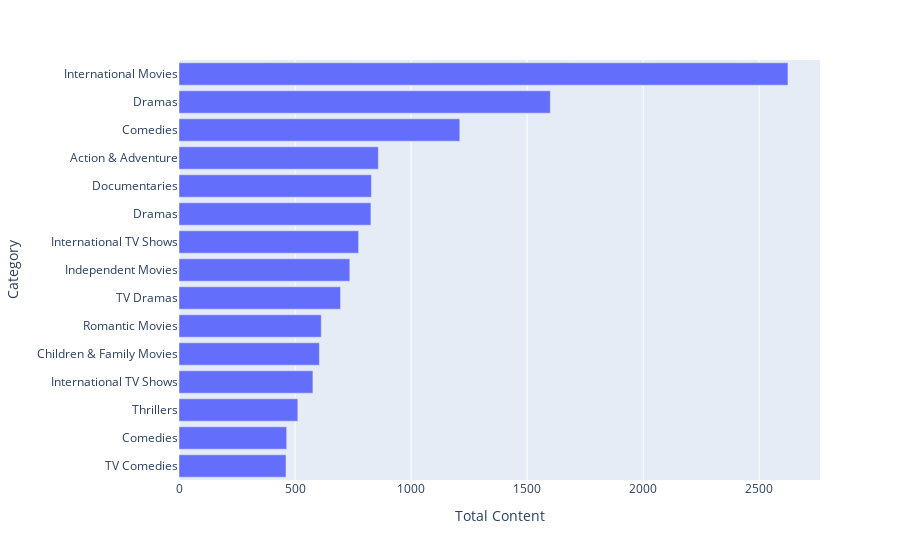

The code cell stored with this chart in its notebook:
### Code cell
dff['listed_in']=dff['listed_in'].fillna('Bilinmiyor')
filtered_category=pd.DataFrame()
filtered_category=dff['listed_in'].str.split(',',expand=True).stack()
filtered_category=filtered_category.to_frame()
filtered_category.columns=['Category']
category=filtered_category.groupby(['Category']).size().reset_index(name='Total Content')
category=category[category.Category !='Bilinmiyor']
category=category.sort_values(by=['Total Content'],ascending=False)

categoryTop5=category.head(15)
categoryTop5=categoryTop5.sort_values(by=['Total Content'])
fig2=px.bar(categoryTop5,x='Total Content',y='Category')
fig2.show()

### Figure 1 — Plotly figure (JSON) as saved in the notebook; plotly's stock layout.template omitted (floating-point values rounded to 4 significant figures)
{"data": [{"alignmentgroup": "True", "hovertemplate": "Total Content=%{x}<br>Category=%{y}<extra></extra>", "legendgroup": "", "marker": {"color": "#636efa", "pattern": {"shape": ""}}, "name": "", "offsetgroup": "", "orientation": "h", "showlegend": false, "textposition": "auto", "type": "bar", "x": [461, 464, 512, 577, 605, 613, 696, 736, 774, 827, 829, 859, 1210, 1600, 2624], "xaxis": "x", "y": [" TV Comedies", " Comedies", " Thrillers", " International TV Shows", "Children & Family Movies", " Romantic Movies", " TV Dramas", " Independent Movies", "International TV Shows", " Dramas", "Documentaries", "Action & Adventure", "Comedies", "Dramas", " International Movies"], "yaxis": "y"}], "layout": {"barmode": "relative", "legend": {"tracegroupgap": 0}, "margin": {"t": 60}, "xaxis": {"anchor": "y", "domain": [0, 1], "title": {"text": "Total Content"}}, "yaxis": {"anchor": "x", "domain": [0, 1], "title": {"text": "Category"}}}}
